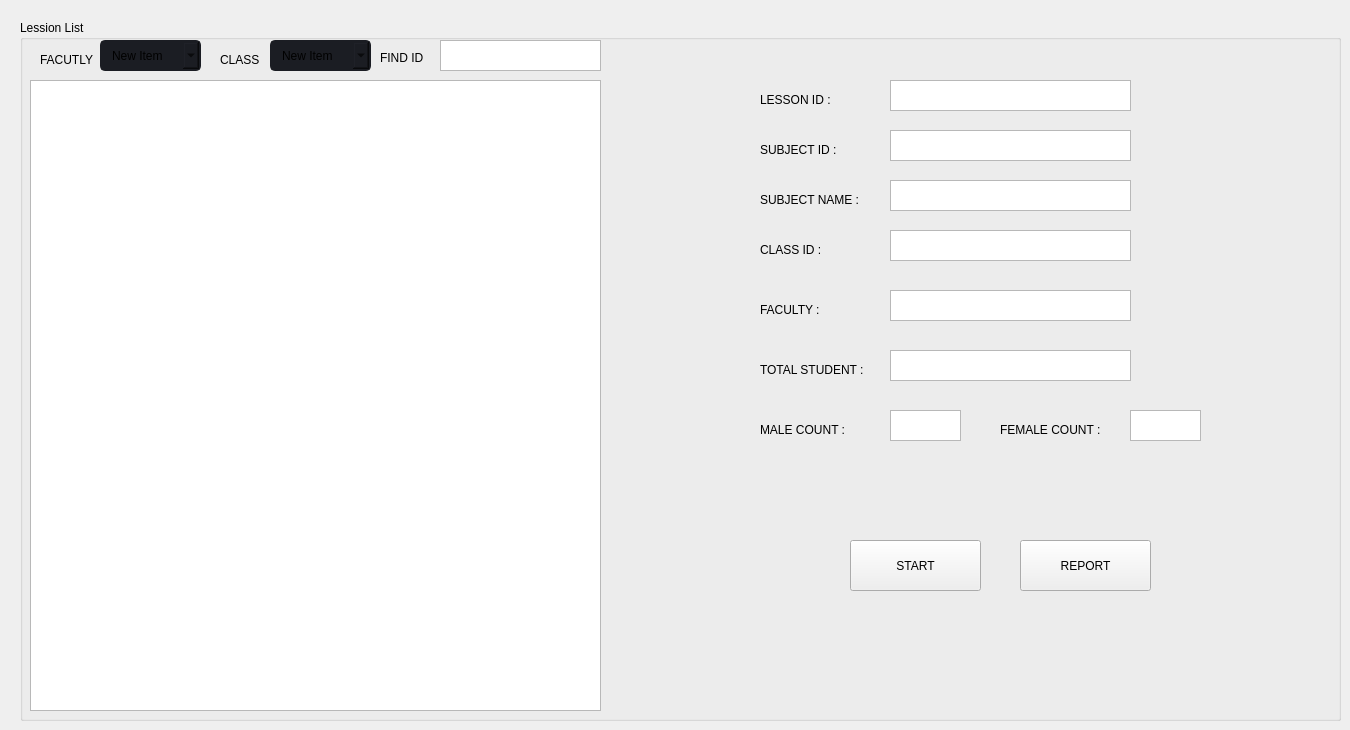
        <widget class="QWidget" name="Lession">
         <widget class="QGroupBox" name="groupBox_15">
          <property name="geometry">
           <rect>
            <x>20</x>
            <y>20</y>
            <width>1321</width>
            <height>701</height>
           </rect>
          </property>
          <property name="title">
           <string>Lession List</string>
          </property>
          <widget class="QLabel" name="label_45">
           <property name="geometry">
            <rect>
             <x>20</x>
             <y>30</y>
             <width>71</width>
             <height>20</height>
            </rect>
           </property>
           <property name="styleSheet">
            <string notr="true">border: 0px solid</string>
           </property>
           <property name="text">
            <string>FACUTLY</string>
           </property>
          </widget>
          <widget class="QTextBrowser" name="txt_Count_26">
           <property name="geometry">
            <rect>
             <x>420</x>
             <y>20</y>
             <width>161</width>
             <height>31</height>
            </rect>
           </property>
          </widget>
          <widget class="QComboBox" name="cbo_Faculty_7">
           <property name="geometry">
            <rect>
             <x>80</x>
             <y>20</y>
             <width>101</width>
             <height>31</height>
            </rect>
           </property>
           <property name="styleSheet">
            <string notr="true">QComboBox{
	background-color: rgb(27, 29, 35);
	border-radius: 5px;
	border: 2px solid rgb(27, 29, 35);
	padding: 5px;
	padding-left: 10px;
}
QComboBox:hover{
	border: 2px solid rgb(64, 71, 88);
}
QComboBox QAbstractItemView {
	color: rgb(85, 170, 255);	
	background-color: rgb(27, 29, 35);
	padding: 10px;
	selection-background-color: rgb(39, 44, 54);
}</string>
           </property>
           <item>
            <property name="text">
             <string>New Item</string>
            </property>
           </item>
           <item>
            <property name="text">
             <string>New Item</string>
            </property>
           </item>
           <item>
            <property name="text">
             <string>New Item</string>
            </property>
           </item>
           <item>
            <property name="text">
             <string>New Item</string>
            </property>
           </item>
          </widget>
          <widget class="QLabel" name="label_46">
           <property name="geometry">
            <rect>
             <x>360</x>
             <y>30</y>
             <width>55</width>
             <height>16</height>
            </rect>
           </property>
           <property name="styleSheet">
            <string notr="true">border: 0px solid ;
</string>
           </property>
           <property name="text">
            <string>FIND ID</string>
           </property>
          </widget>
          <widget class="QTableWidget" name="tableWidget_8">
           <property name="geometry">
            <rect>
             <x>10</x>
             <y>60</y>
             <width>571</width>
             <height>631</height>
            </rect>
           </property>
          </widget>
          <widget class="QLabel" name="label_71">
           <property name="geometry">
            <rect>
             <x>740</x>
             <y>220</y>
             <width>71</width>
             <height>20</height>
            </rect>
           </property>
           <property name="styleSheet">
            <string notr="true">border: 0px solid ;
</string>
           </property>
           <property name="text">
            <string>CLASS ID :</string>
           </property>
          </widget>
          <widget class="QTextBrowser" name="txt_Count_45">
           <property name="geometry">
            <rect>
             <x>870</x>
             <y>210</y>
             <width>241</width>
             <height>31</height>
            </rect>
           </property>
          </widget>
          <widget class="QTextBrowser" name="txt_Count_46">
           <property name="geometry">
            <rect>
             <x>870</x>
             <y>270</y>
             <width>241</width>
             <height>31</height>
            </rect>
           </property>
          </widget>
          <widget class="QLabel" name="label_72">
           <property name="geometry">
            <rect>
             <x>740</x>
             <y>280</y>
             <width>71</width>
             <height>20</height>
            </rect>
           </property>
           <property name="styleSheet">
            <string notr="true">border: 0px solid ;
</string>
           </property>
           <property name="text">
            <string>FACULTY :</string>
           </property>
          </widget>
          <widget class="QTextBrowser" name="txt_Count_47">
           <property name="geometry">
            <rect>
             <x>870</x>
             <y>330</y>
             <width>241</width>
             <height>31</height>
            </rect>
           </property>
          </widget>
          <widget class="QLabel" name="label_73">
           <property name="geometry">
            <rect>
             <x>740</x>
             <y>340</y>
             <width>111</width>
             <height>20</height>
            </rect>
           </property>
           <property name="styleSheet">
            <string notr="true">border: 0px solid ;
</string>
           </property>
           <property name="text">
            <string>TOTAL STUDENT :</string>
           </property>
          </widget>
          <widget class="QTextBrowser" name="txt_Count_48">
           <property name="geometry">
            <rect>
             <x>870</x>
             <y>390</y>
             <width>71</width>
             <height>31</height>
            </rect>
           </property>
          </widget>
          <widget class="QLabel" name="label_74">
           <property name="geometry">
            <rect>
             <x>740</x>
             <y>400</y>
             <width>91</width>
             <height>20</height>
            </rect>
           </property>
           <property name="styleSheet">
            <string notr="true">border: 0px solid ;
</string>
           </property>
           <property name="text">
            <string>MALE COUNT :</string>
           </property>
          </widget>
          <widget class="QTextBrowser" name="txt_Count_49">
           <property name="geometry">
            <rect>
             <x>1110</x>
             <y>390</y>
             <width>71</width>
             <height>31</height>
            </rect>
           </property>
          </widget>
          <widget class="QLabel" name="label_75">
           <property name="geometry">
            <rect>
             <x>980</x>
             <y>400</y>
             <width>111</width>
             <height>20</height>
            </rect>
           </property>
           <property name="styleSheet">
            <string notr="true">border: 0px solid ;
</string>
           </property>
           <property name="text">
            <string>FEMALE COUNT :</string>
           </property>
          </widget>
          <widget class="QLabel" name="label_76">
           <property name="geometry">
            <rect>
             <x>200</x>
             <y>30</y>
             <width>41</width>
             <height>20</height>
            </rect>
           </property>
           <property name="styleSheet">
            <string notr="true">border: 0px solid</string>
           </property>
           <property name="text">
            <string>CLASS</string>
           </property>
          </widget>
          <widget class="QComboBox" name="cbo_Faculty_12">
           <property name="geometry">
            <rect>
             <x>250</x>
             <y>20</y>
             <width>101</width>
             <height>31</height>
            </rect>
           </property>
           <property name="styleSheet">
            <string notr="true">QComboBox{
	background-color: rgb(27, 29, 35);
	border-radius: 5px;
	border: 2px solid rgb(27, 29, 35);
	padding: 5px;
	padding-left: 10px;
}
QComboBox:hover{
	border: 2px solid rgb(64, 71, 88);
}
QComboBox QAbstractItemView {
	color: rgb(85, 170, 255);	
	background-color: rgb(27, 29, 35);
	padding: 10px;
	selection-background-color: rgb(39, 44, 54);
}</string>
           </property>
           <item>
            <property name="text">
             <string>New Item</string>
            </property>
           </item>
           <item>
            <property name="text">
             <string>New Item</string>
            </property>
           </item>
           <item>
            <property name="text">
             <string>New Item</string>
            </property>
           </item>
           <item>
            <property name="text">
             <string>New Item</string>
            </property>
           </item>
          </widget>
          <widget class="QTextBrowser" name="txt_Count_50">
           <property name="geometry">
            <rect>
             <x>870</x>
             <y>60</y>
             <width>241</width>
             <height>31</height>
            </rect>
           </property>
          </widget>
          <widget class="QLabel" name="label_77">
           <property name="geometry">
            <rect>
             <x>740</x>
             <y>70</y>
             <width>71</width>
             <height>20</height>
            </rect>
           </property>
           <property name="styleSheet">
            <string notr="true">border: 0px solid ;
</string>
           </property>
           <property name="text">
            <string>LESSON ID :</string>
           </property>
          </widget>
          <widget class="QTextBrowser" name="txt_Count_51">
           <property name="geometry">
            <rect>
             <x>870</x>
             <y>110</y>
             <width>241</width>
             <height>31</height>
            </rect>
           </property>
          </widget>
          <widget class="QLabel" name="label_78">
           <property name="geometry">
            <rect>
             <x>740</x>
             <y>120</y>
             <width>91</width>
             <height>20</height>
            </rect>
           </property>
           <property name="styleSheet">
            <string notr="true">border: 0px solid ;
</string>
           </property>
           <property name="text">
            <string>SUBJECT ID :</string>
           </property>
          </widget>
          <widget class="QLabel" name="label_79">
           <property name="geometry">
            <rect>
             <x>740</x>
             <y>170</y>
             <width>111</width>
             <height>20</height>
            </rect>
           </property>
           <property name="styleSheet">
            <string notr="true">border: 0px solid ;
</string>
           </property>
           <property name="text">
            <string>SUBJECT NAME :</string>
           </property>
          </widget>
          <widget class="QTextBrowser" name="txt_Count_52">
           <property name="geometry">
            <rect>
             <x>870</x>
             <y>160</y>
             <width>241</width>
             <height>31</height>
            </rect>
           </property>
          </widget>
          <widget class="QPushButton" name="pushButton">
           <property name="geometry">
            <rect>
             <x>830</x>
             <y>520</y>
             <width>131</width>
             <height>51</height>
            </rect>
           </property>
           <property name="text">
            <string>START</string>
           </property>
          </widget>
          <widget class="QPushButton" name="pushButton_2">
           <property name="geometry">
            <rect>
             <x>1000</x>
             <y>520</y>
             <width>131</width>
             <height>51</height>
            </rect>
           </property>
           <property name="text">
            <string>REPORT</string>
           </property>
          </widget>
         </widget>
        </widget>
